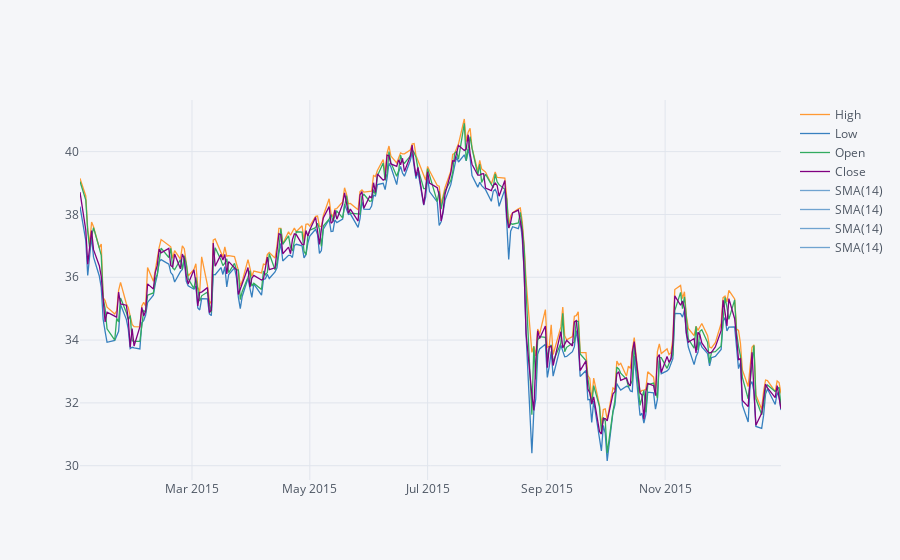

The notebook cell this image was saved under:
### Markdown cell above
** Use .ta_plot(study='sma') to create a Simple Moving Averages plot of Morgan Stanley for the year 2015.**

### Code cell
MS[['High','Low','Open','Close']].loc['2015-1-1':'2015-12-31'].ta_plot(study='sma')

### Figure 1 — Plotly figure (JSON) as saved in the notebook; plotly's stock layout.template omitted (floating-point values rounded to 4 significant figures; data arrays with more than 128 entries replaced by an {"elided": "..."} marker saying what was removed)
{"data": [{"line": {"color": "rgba(255, 153, 51, 1.0)", "dash": "solid", "shape": "linear", "width": 1.3}, "mode": "lines", "name": "High", "text": "", "type": "scatter", "x": {"elided": "252 str values"}, "y": {"elided": "252 float values"}}, {"line": {"color": "rgba(55, 128, 191, 1.0)", "dash": "solid", "shape": "linear", "width": 1.3}, "mode": "lines", "name": "Low", "text": "", "type": "scatter", "x": {"elided": "252 str values"}, "y": {"elided": "252 float values"}}, {"line": {"color": "rgba(50, 171, 96, 1.0)", "dash": "solid", "shape": "linear", "width": 1.3}, "mode": "lines", "name": "Open", "text": "", "type": "scatter", "x": {"elided": "252 str values"}, "y": {"elided": "252 float values"}}, {"line": {"color": "rgba(128, 0, 128, 1.0)", "dash": "solid", "shape": "linear", "width": 1.3}, "mode": "lines", "name": "Close", "text": "", "type": "scatter", "x": {"elided": "252 str values"}, "y": {"elided": "252 float values"}}, {"line": {"color": "rgba(55, 128, 191, 0.7)", "dash": "solid", "shape": "linear", "width": 1.3}, "mode": "lines", "name": "SMA(14)", "text": "", "type": "scatter", "x": {"elided": "252 str values"}, "y": {"elided": "252x4 mixed values"}}, {"line": {"color": "rgba(55, 128, 191, 0.7)", "dash": "solid", "shape": "linear", "width": 1.3}, "mode": "lines", "name": "SMA(14)", "text": "", "type": "scatter", "x": {"elided": "252 str values"}, "y": {"elided": "252x4 mixed values"}}, {"line": {"color": "rgba(55, 128, 191, 0.7)", "dash": "solid", "shape": "linear", "width": 1.3}, "mode": "lines", "name": "SMA(14)", "text": "", "type": "scatter", "x": {"elided": "252 str values"}, "y": {"elided": "252x4 mixed values"}}, {"line": {"color": "rgba(55, 128, 191, 0.7)", "dash": "solid", "shape": "linear", "width": 1.3}, "mode": "lines", "name": "SMA(14)", "text": "", "type": "scatter", "x": {"elided": "252 str values"}, "y": {"elided": "252x4 mixed values"}}], "layout": {"legend": {"bgcolor": "#F5F6F9", "font": {"color": "#4D5663"}}, "paper_bgcolor": "#F5F6F9", "plot_bgcolor": "#F5F6F9", "title": {"font": {"color": "#4D5663"}}, "xaxis": {"gridcolor": "#E1E5ED", "showgrid": true, "tickfont": {"color": "#4D5663"}, "title": {"font": {"color": "#4D5663"}, "text": ""}, "zerolinecolor": "#E1E5ED"}, "yaxis": {"gridcolor": "#E1E5ED", "showgrid": true, "tickfont": {"color": "#4D5663"}, "title": {"font": {"color": "#4D5663"}, "text": ""}, "zerolinecolor": "#E1E5ED"}}}
